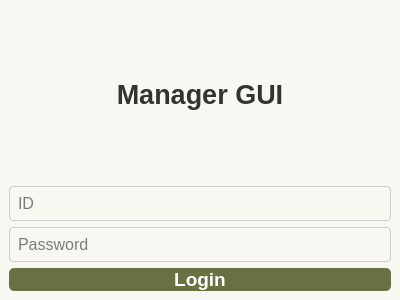
<?xml version="1.0" encoding="UTF-8"?>
<ui version="4.0">
 <class>ManagerLoginWindow</class>
 <widget class="QMainWindow" name="ManagerLoginWindow">
  <property name="geometry">
   <rect><x>0</x><y>0</y><width>400</width><height>300</height></rect>
  </property>
  <property name="windowTitle">
   <string>Manager GUI</string>
  </property>
  <widget class="QWidget" name="centralwidget">
   <property name="styleSheet">
    <string notr="true">background-color: #F9F7F1;</string>
   </property>
   <layout class="QVBoxLayout" name="verticalLayout">
    <item>
     <widget class="QLabel" name="title_label">
      <property name="text">
       <string>Manager GUI</string>
      </property>
      <property name="alignment">
       <set>Qt::AlignCenter</set>
      </property>
      <property name="styleSheet">
       <string notr="true">
        font-family: 'Arial';
        font-size: 20pt;
        font-weight: bold;
        color: #333;
       </string>
      </property>
     </widget>
    </item>
    <item>
     <widget class="QLineEdit" name="id_input">
      <property name="placeholderText">
       <string>ID</string>
      </property>
      <property name="styleSheet">
       <string notr="true">
        QLineEdit {
          font-size: 12pt;
          padding: 6px;
          border: 1px solid #ccc;
          border-radius: 4px;
        }
       </string>
      </property>
     </widget>
    </item>
    <item>
     <widget class="QLineEdit" name="pw_input">
      <property name="placeholderText">
       <string>Password</string>
      </property>
      <property name="echoMode">
       <enum>QLineEdit::Password</enum>
      </property>
      <property name="styleSheet">
       <string notr="true">
        QLineEdit {
          font-size: 12pt;
          padding: 6px;
          border: 1px solid #ccc;
          border-radius: 4px;
        }
       </string>
      </property>
     </widget>
    </item>
    <item>
     <widget class="QPushButton" name="login_btn">
      <property name="text">
       <string>Login</string>
      </property>
      <property name="minimumHeight">
       <number>40</number>
      </property>
      <property name="styleSheet">
       <string notr="true">
        QPushButton {
          background-color: #687141;
          color: white;
          font-weight: bold;
          font-size: 14pt;
          border-radius: 5px;
        }
        QPushButton:hover {
          background-color: #818c4a;
        }
       </string>
      </property>
     </widget>
    </item>
   </layout>
  </widget>
 </widget>
 <resources/>
 <connections/>
</ui>
